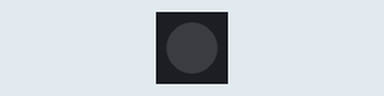
Recording of a program running on a simulated ESP32-S3. Parts: 1 RGB LEDs in strip order, left to right. Dim RGB values are drawn brighter than linear; what the program prints to the serial monitor is not drawn.

Above: at 1.0 s.
At 3.0 s:
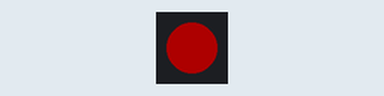
At 7.0 s:
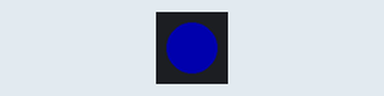
At 13.0 s:
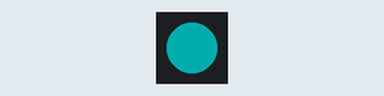
Timing chart, 0 to 15.7 s (numbered marks = the images above):
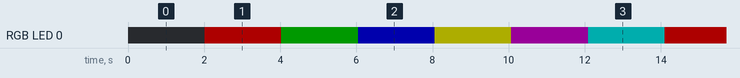

The program:

main.cpp
```cpp
#include <Arduino.h>
#include <FastLED.h>

// WS2812 LED配置
#define LED_PIN     48      // WS2812 数据引脚，根据你的开发板修改
#define NUM_LEDS    1       // LED数量，板载通常是1个
#define LED_TYPE    WS2812B
#define COLOR_ORDER GRB
#define BRIGHTNESS  50      // 亮度 0-255

CRGB leds[NUM_LEDS];

// 彩虹效果参数
uint8_t gHue = 0;

void setup() {
  Serial.begin(115200);
  Serial.println("WS2812 控制示例启动");

  // 初始化FastLED
  FastLED.addLeds<LED_TYPE, LED_PIN, COLOR_ORDER>(leds, NUM_LEDS);
  FastLED.setBrightness(BRIGHTNESS);

  Serial.println("WS2812 初始化完成");
}

void loop() {
  // 示例1: 静态颜色循环
  static unsigned long lastChange = 0;
  static uint8_t colorIndex = 0;

  if (millis() - lastChange > 2000) {  // 每2秒切换颜色
    lastChange = millis();

    switch(colorIndex) {
      case 0:
        leds[0] = CRGB::Red;
        Serial.println("红色");
        break;
      case 1:
        leds[0] = CRGB::Green;
        Serial.println("绿色");
        break;
      case 2:
        leds[0] = CRGB::Blue;
        Serial.println("蓝色");
        break;
      case 3:
        leds[0] = CRGB::Yellow;
        Serial.println("黄色");
        break;
      case 4:
        leds[0] = CRGB::Purple;
        Serial.println("紫色");
        break;
      case 5:
        leds[0] = CRGB::Cyan;
        Serial.println("青色");
        break;
    }

    colorIndex = (colorIndex + 1) % 6;
  }

  // 示例2: 彩虹效果（取消注释下面代码使用）
  /*
  leds[0] = CHSV(gHue, 255, 255);
  gHue++;
  */

  // 示例3: 呼吸灯效果（取消注释下面代码使用）
  /*
  static uint8_t brightness = 0;
  static int8_t direction = 1;

  brightness += direction;
  if (brightness == 0 || brightness == 255) {
    direction = -direction;
  }

  leds[0] = CRGB::Blue;
  FastLED.setBrightness(brightness);
  delay(10);
  */

  FastLED.show();
  delay(20);
}
```

Measured:
- by itself, RGB LED 0: repeats every 12.1 s: RGB(0, 25, 0) 2.0 s, RGB(0, 0, 50) 2.0 s, RGB(50, 50, 0) 2.0 s, RGB(25, 0, 25) 2.0 s, RGB(0, 50, 50) 2.0 s, RGB(50, 0, 0) 2.0 s
- by itself, everything shown: repeats every 12.1 s, in 6 steps
